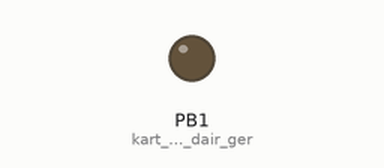
Simulated run of this sketch. Board: ATtiny85, built with avr-gcc and run on an emulated ATtiny85. On the bench: output pins drawn as LEDs (lit = HIGH).

Above: at 0.38 s.
At 3.0 s:
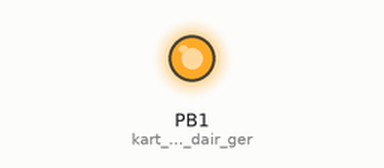
Timing chart, 0 to 7.1 s (numbered marks = the images above):
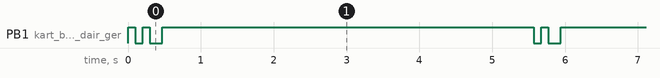

Measured:
- by itself, PB1 (kart_başladığına_dair_ger): repeats every 5.5 s: LOW 0.10 s, HIGH 0.10 s, LOW 0.17 s, HIGH 5.1 s
- by itself, everything shown: repeats every 5.5 s, in 4 steps

The sketch:

HNCUnlocker.ino
```cpp
#define kbd_tr_tr
#include "DigiKeyboard.h"


//-----------------------//
//Reren Arslan 12/12/2021//
//----------------------//


void setup() {
  pinMode(1, OUTPUT); //kart başladığına dair geribildirim//
}

void loop() {


 DigiKeyboard.update();
 DigiKeyboard.sendKeyStroke(0);

 digitalWrite(1, HIGH);//programın çalıştığına dair geri bildirim//
 delay(100);
 digitalWrite(1, LOW);
 delay(100);
 digitalWrite(1, HIGH);
 delay(100);
 digitalWrite(1, LOW);

 DigiKeyboard.delay(150);
 DigiKeyboard.print("1395534903"); //Kart idsini yazıp enterlayarak tahtayı açıyor//
 DigiKeyboard.sendKeyStroke(KEY_ENTER);
 digitalWrite(1, HIGH);
 DigiKeyboard.delay(5000);//kartı çıkartmak için 5 sn delay, eğer çıkartılmaz ise tekrardan idyi girer.//
}
```
